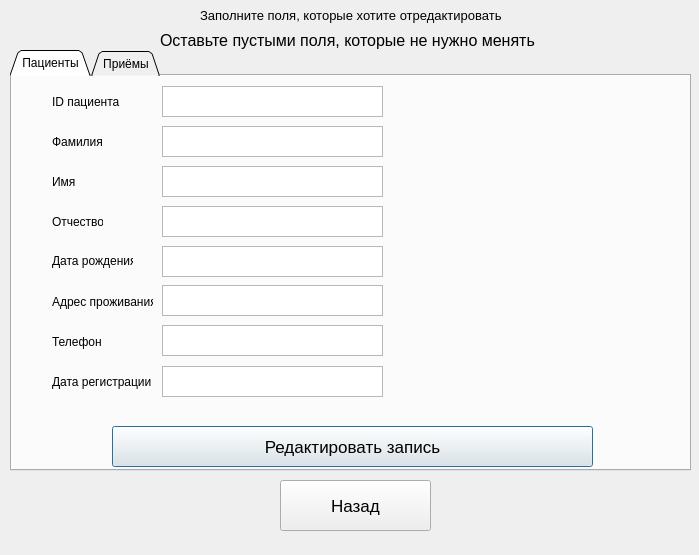
<?xml version="1.0" encoding="UTF-8"?>
<ui version="4.0">
 <class>UpdateForm</class>
 <widget class="QWidget" name="UpdateForm">
  <property name="geometry">
   <rect>
    <x>0</x>
    <y>0</y>
    <width>699</width>
    <height>555</height>
   </rect>
  </property>
  <property name="windowTitle">
   <string>Form</string>
  </property>
  <widget class="QTabWidget" name="tabWidget">
   <property name="geometry">
    <rect>
     <x>10</x>
     <y>50</y>
     <width>681</width>
     <height>421</height>
    </rect>
   </property>
   <property name="focusPolicy">
    <enum>Qt::ClickFocus</enum>
   </property>
   <property name="tabPosition">
    <enum>QTabWidget::North</enum>
   </property>
   <property name="tabShape">
    <enum>QTabWidget::Triangular</enum>
   </property>
   <property name="currentIndex">
    <number>0</number>
   </property>
   <property name="documentMode">
    <bool>false</bool>
   </property>
   <widget class="QWidget" name="patient">
    <attribute name="title">
     <string>Пациенты</string>
    </attribute>
    <widget class="QTextEdit" name="familyTextEdit">
     <property name="geometry">
      <rect>
       <x>150</x>
       <y>50</y>
       <width>221</width>
       <height>31</height>
      </rect>
     </property>
     <property name="frameShape">
      <enum>QFrame::StyledPanel</enum>
     </property>
     <property name="frameShadow">
      <enum>QFrame::Sunken</enum>
     </property>
     <property name="sizeAdjustPolicy">
      <enum>QAbstractScrollArea::AdjustIgnored</enum>
     </property>
     <property name="undoRedoEnabled">
      <bool>true</bool>
     </property>
    </widget>
    <widget class="QTextEdit" name="nameTextEdit">
     <property name="geometry">
      <rect>
       <x>150</x>
       <y>90</y>
       <width>221</width>
       <height>31</height>
      </rect>
     </property>
    </widget>
    <widget class="QTextEdit" name="fatherTextEdit">
     <property name="geometry">
      <rect>
       <x>150</x>
       <y>130</y>
       <width>221</width>
       <height>31</height>
      </rect>
     </property>
    </widget>
    <widget class="QLabel" name="fatherLabel">
     <property name="geometry">
      <rect>
       <x>40</x>
       <y>130</y>
       <width>51</width>
       <height>31</height>
      </rect>
     </property>
     <property name="text">
      <string>Отчество</string>
     </property>
    </widget>
    <widget class="QLabel" name="nameLabel">
     <property name="geometry">
      <rect>
       <x>40</x>
       <y>90</y>
       <width>71</width>
       <height>31</height>
      </rect>
     </property>
     <property name="text">
      <string>Имя</string>
     </property>
    </widget>
    <widget class="QLabel" name="familyLabel">
     <property name="geometry">
      <rect>
       <x>40</x>
       <y>50</y>
       <width>51</width>
       <height>31</height>
      </rect>
     </property>
     <property name="text">
      <string>Фамилия</string>
     </property>
    </widget>
    <widget class="QLabel" name="IDlabel">
     <property name="geometry">
      <rect>
       <x>40</x>
       <y>10</y>
       <width>81</width>
       <height>31</height>
      </rect>
     </property>
     <property name="text">
      <string>ID пациента</string>
     </property>
    </widget>
    <widget class="QLabel" name="birthDateLabel">
     <property name="geometry">
      <rect>
       <x>40</x>
       <y>170</y>
       <width>81</width>
       <height>31</height>
      </rect>
     </property>
     <property name="frameShape">
      <enum>QFrame::NoFrame</enum>
     </property>
     <property name="text">
      <string>&lt;html&gt;&lt;head/&gt;&lt;body&gt;&lt;p&gt;Дата рождения&lt;/p&gt;&lt;/body&gt;&lt;/html&gt;</string>
     </property>
    </widget>
    <widget class="QTextEdit" name="phoneTextEdit">
     <property name="geometry">
      <rect>
       <x>150</x>
       <y>249</y>
       <width>221</width>
       <height>31</height>
      </rect>
     </property>
    </widget>
    <widget class="QLabel" name="phoneLabel">
     <property name="geometry">
      <rect>
       <x>40</x>
       <y>250</y>
       <width>81</width>
       <height>31</height>
      </rect>
     </property>
     <property name="frameShape">
      <enum>QFrame::NoFrame</enum>
     </property>
     <property name="text">
      <string>Телефон</string>
     </property>
    </widget>
    <widget class="QLabel" name="registrationDateLabel">
     <property name="geometry">
      <rect>
       <x>40</x>
       <y>290</y>
       <width>101</width>
       <height>31</height>
      </rect>
     </property>
     <property name="frameShape">
      <enum>QFrame::NoFrame</enum>
     </property>
     <property name="text">
      <string>Дата регистрации</string>
     </property>
    </widget>
    <widget class="QPushButton" name="addPatientButton">
     <property name="geometry">
      <rect>
       <x>100</x>
       <y>350</y>
       <width>481</width>
       <height>41</height>
      </rect>
     </property>
     <property name="font">
      <font>
       <pointsize>13</pointsize>
       <weight>50</weight>
       <bold>false</bold>
       <strikeout>false</strikeout>
       <stylestrategy>PreferDefault</stylestrategy>
       <kerning>true</kerning>
      </font>
     </property>
     <property name="text">
      <string>Редактировать запись</string>
     </property>
     <property name="autoDefault">
      <bool>false</bool>
     </property>
     <property name="default">
      <bool>true</bool>
     </property>
     <property name="flat">
      <bool>false</bool>
     </property>
    </widget>
    <widget class="QLabel" name="addressLabel">
     <property name="geometry">
      <rect>
       <x>40</x>
       <y>210</y>
       <width>101</width>
       <height>31</height>
      </rect>
     </property>
     <property name="frameShape">
      <enum>QFrame::NoFrame</enum>
     </property>
     <property name="text">
      <string>Адрес проживания</string>
     </property>
    </widget>
    <widget class="QTextEdit" name="addressTextEdit">
     <property name="geometry">
      <rect>
       <x>150</x>
       <y>209</y>
       <width>221</width>
       <height>31</height>
      </rect>
     </property>
    </widget>
    <widget class="QTextEdit" name="birthDateEdit">
     <property name="geometry">
      <rect>
       <x>150</x>
       <y>170</y>
       <width>221</width>
       <height>31</height>
      </rect>
     </property>
    </widget>
    <widget class="QTextEdit" name="registrationDateEdit">
     <property name="geometry">
      <rect>
       <x>150</x>
       <y>290</y>
       <width>221</width>
       <height>31</height>
      </rect>
     </property>
    </widget>
    <widget class="QTextEdit" name="IDtextEdit">
     <property name="geometry">
      <rect>
       <x>150</x>
       <y>10</y>
       <width>221</width>
       <height>31</height>
      </rect>
     </property>
     <property name="frameShape">
      <enum>QFrame::StyledPanel</enum>
     </property>
     <property name="frameShadow">
      <enum>QFrame::Sunken</enum>
     </property>
     <property name="sizeAdjustPolicy">
      <enum>QAbstractScrollArea::AdjustIgnored</enum>
     </property>
     <property name="undoRedoEnabled">
      <bool>true</bool>
     </property>
    </widget>
   </widget>
   <widget class="QWidget" name="appointment">
    <attribute name="title">
     <string>Приёмы</string>
    </attribute>
    <widget class="QLabel" name="cabinetLabel">
     <property name="geometry">
      <rect>
       <x>40</x>
       <y>170</y>
       <width>51</width>
       <height>31</height>
      </rect>
     </property>
     <property name="text">
      <string>Кабинет</string>
     </property>
    </widget>
    <widget class="QTextEdit" name="reasonTextEdit">
     <property name="geometry">
      <rect>
       <x>150</x>
       <y>90</y>
       <width>221</width>
       <height>31</height>
      </rect>
     </property>
    </widget>
    <widget class="QLabel" name="doctorLabel">
     <property name="geometry">
      <rect>
       <x>40</x>
       <y>130</y>
       <width>81</width>
       <height>31</height>
      </rect>
     </property>
     <property name="text">
      <string>Лечащий врач</string>
     </property>
    </widget>
    <widget class="QTextEdit" name="doctorTextEdit">
     <property name="geometry">
      <rect>
       <x>150</x>
       <y>130</y>
       <width>221</width>
       <height>31</height>
      </rect>
     </property>
    </widget>
    <widget class="QTextEdit" name="cabinetTextEdit">
     <property name="geometry">
      <rect>
       <x>150</x>
       <y>170</y>
       <width>221</width>
       <height>31</height>
      </rect>
     </property>
     <property name="font">
      <font>
       <pointsize>8</pointsize>
      </font>
     </property>
     <property name="undoRedoEnabled">
      <bool>true</bool>
     </property>
    </widget>
    <widget class="QLabel" name="appointmentDateLabel">
     <property name="geometry">
      <rect>
       <x>40</x>
       <y>50</y>
       <width>91</width>
       <height>31</height>
      </rect>
     </property>
     <property name="frameShape">
      <enum>QFrame::NoFrame</enum>
     </property>
     <property name="text">
      <string>Дата обращения</string>
     </property>
    </widget>
    <widget class="QLabel" name="reasonLabel">
     <property name="geometry">
      <rect>
       <x>40</x>
       <y>90</y>
       <width>111</width>
       <height>31</height>
      </rect>
     </property>
     <property name="text">
      <string>Причина обращения</string>
     </property>
    </widget>
    <widget class="QLabel" name="appointmentTimeLabel">
     <property name="geometry">
      <rect>
       <x>40</x>
       <y>210</y>
       <width>91</width>
       <height>31</height>
      </rect>
     </property>
     <property name="text">
      <string>Время обращения</string>
     </property>
    </widget>
    <widget class="QPushButton" name="addAppointmentButton">
     <property name="geometry">
      <rect>
       <x>100</x>
       <y>350</y>
       <width>481</width>
       <height>41</height>
      </rect>
     </property>
     <property name="font">
      <font>
       <pointsize>13</pointsize>
       <weight>50</weight>
       <bold>false</bold>
       <strikeout>false</strikeout>
       <stylestrategy>PreferDefault</stylestrategy>
       <kerning>true</kerning>
      </font>
     </property>
     <property name="text">
      <string>Редактировать запись</string>
     </property>
     <property name="autoDefault">
      <bool>false</bool>
     </property>
     <property name="default">
      <bool>true</bool>
     </property>
     <property name="flat">
      <bool>false</bool>
     </property>
    </widget>
    <widget class="QTextEdit" name="appIDTextEdit">
     <property name="geometry">
      <rect>
       <x>150</x>
       <y>10</y>
       <width>221</width>
       <height>31</height>
      </rect>
     </property>
    </widget>
    <widget class="QLabel" name="appIDlabel">
     <property name="geometry">
      <rect>
       <x>40</x>
       <y>10</y>
       <width>71</width>
       <height>31</height>
      </rect>
     </property>
     <property name="text">
      <string>ID приёма</string>
     </property>
    </widget>
    <widget class="QTextEdit" name="appDateTextEdit">
     <property name="geometry">
      <rect>
       <x>150</x>
       <y>50</y>
       <width>221</width>
       <height>31</height>
      </rect>
     </property>
    </widget>
    <widget class="QTextEdit" name="appTimeTextEdit">
     <property name="geometry">
      <rect>
       <x>150</x>
       <y>210</y>
       <width>221</width>
       <height>31</height>
      </rect>
     </property>
     <property name="undoRedoEnabled">
      <bool>true</bool>
     </property>
    </widget>
   </widget>
  </widget>
  <widget class="QPushButton" name="cancelButton">
   <property name="geometry">
    <rect>
     <x>280</x>
     <y>480</y>
     <width>151</width>
     <height>51</height>
    </rect>
   </property>
   <property name="font">
    <font>
     <pointsize>13</pointsize>
    </font>
   </property>
   <property name="text">
    <string>Назад</string>
   </property>
  </widget>
  <widget class="QLabel" name="label">
   <property name="geometry">
    <rect>
     <x>200</x>
     <y>0</y>
     <width>301</width>
     <height>31</height>
    </rect>
   </property>
   <property name="font">
    <font>
     <pointsize>10</pointsize>
    </font>
   </property>
   <property name="text">
    <string>Заполните поля, которые хотите отредактировать</string>
   </property>
  </widget>
  <widget class="QLabel" name="label_2">
   <property name="geometry">
    <rect>
     <x>160</x>
     <y>30</y>
     <width>391</width>
     <height>21</height>
    </rect>
   </property>
   <property name="font">
    <font>
     <pointsize>12</pointsize>
    </font>
   </property>
   <property name="text">
    <string>Оставьте пустыми поля, которые не нужно менять</string>
   </property>
   <property name="scaledContents">
    <bool>false</bool>
   </property>
  </widget>
 </widget>
 <resources/>
 <connections/>
</ui>
